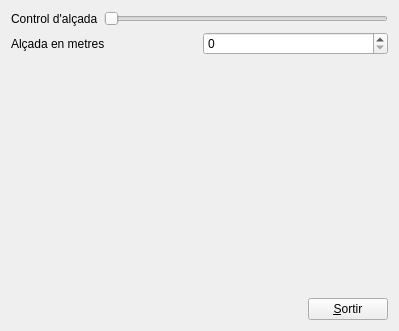
<?xml version="1.0" encoding="UTF-8"?>
<ui version="4.0">
 <class>MyForm</class>
 <widget class="QWidget" name="MyForm">
  <property name="geometry">
   <rect>
    <x>0</x>
    <y>0</y>
    <width>399</width>
    <height>331</height>
   </rect>
  </property>
  <property name="windowTitle">
   <string>Exemple d'ús de Qt Designer</string>
  </property>
  <layout class="QVBoxLayout" name="verticalLayout_2">
   <item>
    <layout class="QHBoxLayout" name="horizontalLayout">
     <item>
      <widget class="QLabel" name="label">
       <property name="text">
        <string>Control d'alçada</string>
       </property>
      </widget>
     </item>
     <item>
      <widget class="QSlider" name="horizontalSlider">
       <property name="orientation">
        <enum>Qt::Horizontal</enum>
       </property>
      </widget>
     </item>
    </layout>
   </item>
   <item>
    <layout class="QHBoxLayout" name="horizontalLayout_2">
     <item>
      <widget class="QLabel" name="label_2">
       <property name="text">
        <string>Alçada en metres</string>
       </property>
      </widget>
     </item>
     <item>
      <widget class="QSpinBox" name="spinBox"/>
     </item>
    </layout>
   </item>
   <item>
    <layout class="QHBoxLayout" name="horizontalLayout_3">
     <item>
      <spacer name="horizontalSpacer">
       <property name="orientation">
        <enum>Qt::Horizontal</enum>
       </property>
       <property name="sizeHint" stdset="0">
        <size>
         <width>88</width>
         <height>20</height>
        </size>
       </property>
      </spacer>
     </item>
     <item>
      <layout class="QVBoxLayout" name="verticalLayout">
       <item>
        <spacer name="verticalSpacer">
         <property name="orientation">
          <enum>Qt::Vertical</enum>
         </property>
         <property name="sizeHint" stdset="0">
          <size>
           <width>20</width>
           <height>88</height>
          </size>
         </property>
        </spacer>
       </item>
       <item>
        <widget class="QPushButton" name="pushButton">
         <property name="text">
          <string>&amp;Sortir</string>
         </property>
        </widget>
       </item>
      </layout>
     </item>
    </layout>
   </item>
  </layout>
 </widget>
 <resources/>
 <connections>
  <connection>
   <sender>horizontalSlider</sender>
   <signal>sliderMoved(int)</signal>
   <receiver>spinBox</receiver>
   <slot>setValue(int)</slot>
   <hints>
    <hint type="sourcelabel">
     <x>260</x>
     <y>27</y>
    </hint>
    <hint type="destinationlabel">
     <x>172</x>
     <y>70</y>
    </hint>
   </hints>
  </connection>
  <connection>
   <sender>spinBox</sender>
   <signal>valueChanged(int)</signal>
   <receiver>horizontalSlider</receiver>
   <slot>setValue(int)</slot>
   <hints>
    <hint type="sourcelabel">
     <x>171</x>
     <y>71</y>
    </hint>
    <hint type="destinationlabel">
     <x>230</x>
     <y>30</y>
    </hint>
   </hints>
  </connection>
  <connection>
   <sender>pushButton</sender>
   <signal>clicked()</signal>
   <receiver>MyForm</receiver>
   <slot>close()</slot>
   <hints>
    <hint type="sourcelabel">
     <x>279</x>
     <y>101</y>
    </hint>
    <hint type="destinationlabel">
     <x>274</x>
     <y>226</y>
    </hint>
   </hints>
  </connection>
 </connections>
</ui>
